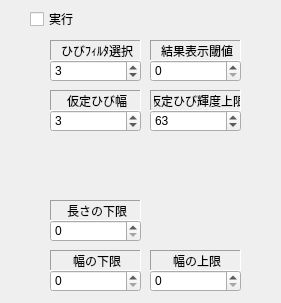
    <widget class="QWidget" name="page" >
     <property name="geometry" >
      <rect>
       <x>0</x>
       <y>0</y>
       <width>281</width>
       <height>303</height>
      </rect>
     </property>
     <attribute name="label" >
      <string>幅指定の黒割れ抽出</string>
     </attribute>
     <widget class="QSpinBox" name="spinBoxItem1LengthLow" >
      <property name="geometry" >
       <rect>
        <x>50</x>
        <y>220</y>
        <width>91</width>
        <height>22</height>
       </rect>
      </property>
      <property name="maximum" >
       <number>99999</number>
      </property>
     </widget>
     <widget class="QLabel" name="label" >
      <property name="geometry" >
       <rect>
        <x>50</x>
        <y>200</y>
        <width>91</width>
        <height>21</height>
       </rect>
      </property>
      <property name="frameShape" >
       <enum>QFrame::Panel</enum>
      </property>
      <property name="frameShadow" >
       <enum>QFrame::Sunken</enum>
      </property>
      <property name="text" >
       <string>長さの下限</string>
      </property>
      <property name="alignment" >
       <set>Qt::AlignCenter|Qt::AlignHCenter|Qt::AlignLeading|Qt::AlignLeft|Qt::AlignVCenter</set>
      </property>
     </widget>
     <widget class="QLabel" name="label_2" >
      <property name="geometry" >
       <rect>
        <x>50</x>
        <y>250</y>
        <width>91</width>
        <height>21</height>
       </rect>
      </property>
      <property name="frameShape" >
       <enum>QFrame::Panel</enum>
      </property>
      <property name="frameShadow" >
       <enum>QFrame::Sunken</enum>
      </property>
      <property name="text" >
       <string>幅の下限</string>
      </property>
      <property name="alignment" >
       <set>Qt::AlignCenter|Qt::AlignHCenter|Qt::AlignLeading|Qt::AlignLeft|Qt::AlignVCenter</set>
      </property>
     </widget>
     <widget class="QSpinBox" name="spinBoxItem1WidthL" >
      <property name="geometry" >
       <rect>
        <x>50</x>
        <y>270</y>
        <width>91</width>
        <height>22</height>
       </rect>
      </property>
     </widget>
     <widget class="QLabel" name="label_3" >
      <property name="geometry" >
       <rect>
        <x>150</x>
        <y>250</y>
        <width>91</width>
        <height>21</height>
       </rect>
      </property>
      <property name="frameShape" >
       <enum>QFrame::Panel</enum>
      </property>
      <property name="frameShadow" >
       <enum>QFrame::Sunken</enum>
      </property>
      <property name="text" >
       <string>幅の上限</string>
      </property>
      <property name="alignment" >
       <set>Qt::AlignCenter|Qt::AlignHCenter|Qt::AlignLeading|Qt::AlignLeft|Qt::AlignVCenter</set>
      </property>
     </widget>
     <widget class="QSpinBox" name="spinBoxItem1WidthH" >
      <property name="geometry" >
       <rect>
        <x>150</x>
        <y>270</y>
        <width>91</width>
        <height>22</height>
       </rect>
      </property>
     </widget>
     <widget class="QCheckBox" name="checkBoxItem1Enabled" >
      <property name="geometry" >
       <rect>
        <x>30</x>
        <y>10</y>
        <width>76</width>
        <height>18</height>
       </rect>
      </property>
      <property name="text" >
       <string>実行</string>
      </property>
     </widget>
     <widget class="QLabel" name="label_42" >
      <property name="geometry" >
       <rect>
        <x>50</x>
        <y>40</y>
        <width>91</width>
        <height>21</height>
       </rect>
      </property>
      <property name="frameShape" >
       <enum>QFrame::Panel</enum>
      </property>
      <property name="frameShadow" >
       <enum>QFrame::Sunken</enum>
      </property>
      <property name="text" >
       <string>ひびﾌｨﾙﾀ選択</string>
      </property>
      <property name="alignment" >
       <set>Qt::AlignCenter|Qt::AlignHCenter|Qt::AlignLeading|Qt::AlignLeft|Qt::AlignVCenter</set>
      </property>
     </widget>
     <widget class="QSpinBox" name="spinBoxItem1CrackNo" >
      <property name="geometry" >
       <rect>
        <x>50</x>
        <y>60</y>
        <width>91</width>
        <height>22</height>
       </rect>
      </property>
      <property name="minimum" >
       <number>1</number>
      </property>
      <property name="maximum" >
       <number>20</number>
      </property>
      <property name="value" >
       <number>3</number>
      </property>
     </widget>
     <widget class="QLabel" name="label_43" >
      <property name="geometry" >
       <rect>
        <x>150</x>
        <y>90</y>
        <width>91</width>
        <height>21</height>
       </rect>
      </property>
      <property name="frameShape" >
       <enum>QFrame::Panel</enum>
      </property>
      <property name="frameShadow" >
       <enum>QFrame::Sunken</enum>
      </property>
      <property name="text" >
       <string>仮定ひび輝度上限</string>
      </property>
      <property name="alignment" >
       <set>Qt::AlignCenter|Qt::AlignHCenter|Qt::AlignLeading|Qt::AlignLeft|Qt::AlignVCenter</set>
      </property>
     </widget>
     <widget class="QLabel" name="label_44" >
      <property name="geometry" >
       <rect>
        <x>50</x>
        <y>90</y>
        <width>91</width>
        <height>21</height>
       </rect>
      </property>
      <property name="frameShape" >
       <enum>QFrame::Panel</enum>
      </property>
      <property name="frameShadow" >
       <enum>QFrame::Sunken</enum>
      </property>
      <property name="text" >
       <string>仮定ひび幅</string>
      </property>
      <property name="alignment" >
       <set>Qt::AlignCenter|Qt::AlignHCenter|Qt::AlignLeading|Qt::AlignLeft|Qt::AlignVCenter</set>
      </property>
     </widget>
     <widget class="QSpinBox" name="spinBoxItem1CrackWidth" >
      <property name="geometry" >
       <rect>
        <x>50</x>
        <y>110</y>
        <width>91</width>
        <height>22</height>
       </rect>
      </property>
      <property name="minimum" >
       <number>1</number>
      </property>
      <property name="maximum" >
       <number>8</number>
      </property>
      <property name="value" >
       <number>3</number>
      </property>
     </widget>
     <widget class="QSpinBox" name="spinBoxItem1CrackCenterValue" >
      <property name="geometry" >
       <rect>
        <x>150</x>
        <y>110</y>
        <width>91</width>
        <height>22</height>
       </rect>
      </property>
      <property name="maximum" >
       <number>255</number>
      </property>
      <property name="value" >
       <number>63</number>
      </property>
     </widget>
     <widget class="QLabel" name="label_45" >
      <property name="geometry" >
       <rect>
        <x>150</x>
        <y>40</y>
        <width>91</width>
        <height>21</height>
       </rect>
      </property>
      <property name="frameShape" >
       <enum>QFrame::Panel</enum>
      </property>
      <property name="frameShadow" >
       <enum>QFrame::Sunken</enum>
      </property>
      <property name="text" >
       <string>結果表示閾値</string>
      </property>
      <property name="alignment" >
       <set>Qt::AlignCenter|Qt::AlignHCenter|Qt::AlignLeading|Qt::AlignLeft|Qt::AlignVCenter</set>
      </property>
     </widget>
     <widget class="QSpinBox" name="spinBoxItem1CrackResultValue" >
      <property name="geometry" >
       <rect>
        <x>150</x>
        <y>60</y>
        <width>91</width>
        <height>22</height>
       </rect>
      </property>
      <property name="maximum" >
       <number>10000</number>
      </property>
     </widget>
    </widget>
